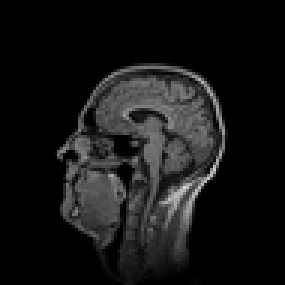
#> input picture tp2-en/traitement-images/ressources-tp2/06-coupe-irm-affichage.png, 95 x 95 px, shrunk from 256 x 256 before the run (shown 3 times larger)
$ python 06_case_comparison.py
#> lines starting #> are read from the running program, lines starting #| are printed output that depends on the picture
### tp2-en/traitement-images/tp2/tp2_support.py
from pathlib import Path

import matplotlib.pyplot as plt
import numpy as np
from PIL import Image


SCRIPT_DIR = Path(__file__).resolve().parent
STUDENT_ROOT = SCRIPT_DIR.parent
RESOURCE_DIR = STUDENT_ROOT / f"ressources-{SCRIPT_DIR.name}"
if not RESOURCE_DIR.exists():
    RESOURCE_DIR = STUDENT_ROOT / "ressources"
RESULTS_DIR = SCRIPT_DIR / "resultats"


def load_gray(filename):
    """Load a teaching image as grayscale values in [0, 1]."""
#> called with filename = '06-coupe-irm-affichage.png'
    path = RESOURCE_DIR / filename
    if not path.exists():
        raise FileNotFoundError(f"Missing image resource: {path}")
    with Image.open(path) as source:
#> source is the input picture: PIL image 95x95 L; min 0, max 213, mean 21.6
        image = np.asarray(source.convert("L"), dtype=np.float32) / 255.0
    return image


def histogram_data(image, bins=64):
    """Compute bin proportions, centers, and cumulative proportions."""
    counts, edges = np.histogram(image.ravel(), bins=bins, range=(0.0, 1.0))
    probability = counts / counts.sum()
    centers = (edges[:-1] + edges[1:]) / 2
    return probability, centers, np.cumsum(probability)


def add_histogram(axis, image, bins=64, label=None, color=None):
    probability, centers, _ = histogram_data(image, bins=bins)
    axis.step(centers, probability, where="mid", label=label, color=color)
    axis.set(xlim=(0, 1), xlabel="Gray level", ylabel="Fraction of pixels")
    axis.grid(alpha=0.2)


# [21 lines left out: functions add_cumulative_distribution, plot_histogram_data, plot_cumulative_data, not called in this run]


def compare_images_and_histograms(cases, title, filename, bins=64):
    """Display images and histograms on shared scales."""
    fig, axes = plt.subplots(2, len(cases), figsize=(3.4 * len(cases), 6))
    for column, (label, image) in enumerate(cases):
        axes[0, column].imshow(image, cmap="gray", vmin=0, vmax=1)
        axes[0, column].set_title(label)
        axes[0, column].axis("off")
        add_histogram(axes[1, column], image, bins=bins)
        axes[1, column].set_title("Histogram")
    ymax = max(axis.get_ylim()[1] for axis in axes[1])
    for axis in axes[1]:
        axis.set_ylim(0, ymax)
    fig.suptitle(title, fontsize=15)
    fig.tight_layout()
    save_figure(fig, filename)


def save_figure(fig, filename):
    RESULTS_DIR.mkdir(parents=True, exist_ok=True)
    path = RESULTS_DIR / filename
    fig.savefig(path, dpi=160, bbox_inches="tight")
    print(f"Saved figure: {path}")
    plt.show()


def print_stats(label, image):
    q1, q99 = np.percentile(image, [1, 99])
    print(
        f"{label:24s} mean={image.mean():.3f}  std={image.std():.3f}  "
        f"q99-q1={q99-q1:.3f}  [q1={q1:.3f}, q99={q99:.3f}]"
    )


# [23 lines left out: functions load_rgb, compare_rgb_cases, not called in this run]

### tp2-en/traitement-images/tp2/points_transforms.py
"""Compare point intensity transforms."""

import matplotlib.pyplot as plt
import numpy as np

from tp2_support import compare_images_and_histograms, load_gray, print_stats


# Change only these settings for the first comparison.
GAMMAS = (0.55, 1.7)
AFFINE_SETTINGS = ((1.4, 0.0), (1.0, 0.08))
LOG_PARAMETERS = (3.0, 12.0)
PERCENTILES = (1, 99)


def gamma_transform(image, gamma):
    # TODO: apply gamma to each image intensity
    return image**gamma


def affine_transform(image, gain, offset):
    # TODO: apply gain and offset, then clip to [0, 1]
#> called with gain = 1.2, offset = 0.3
    return np.clip(gain * image + offset , 0 , 1)
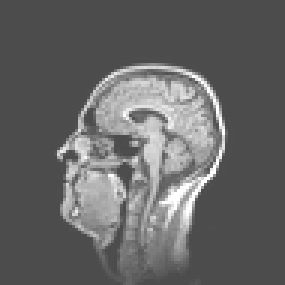
#> returned value: shape (95, 95) float32 (shown 3 times larger); min 0.3, max 1, mean 0.401


# [8 lines left out: function logarithmic_transform, not called in this run]


def percentile_stretch(image, percentiles): #Like the autostretch in image J
    low, high = np.percentile(image, percentiles)
#> low = 0; high = 0.341
    if high <= low:
        return image.copy()
    # TODO: normalize between low and high, then clip to [0, 1]
    else :

        return np.clip((image - low)/(high - low),
                       0 ,
                       1)
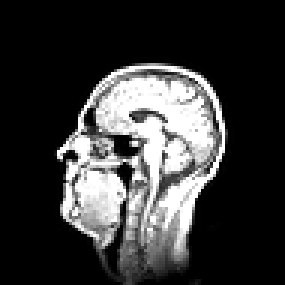
#> returned value: shape (95, 95) float32 (shown 3 times larger); min 0, max 1, mean 0.223

# [45 lines that do not run on import are left out]

### tp2-en/traitement-images/tp2/06_case_comparison.py
"""Choose and compare two transforms for a given case."""
import numpy as np
from skimage import exposure
from tp2_support import load_gray, compare_images_and_histograms, print_stats
from points_transforms import gamma_transform , affine_transform , logarithmic_transform   , percentile_stretch

# Choose one file, then study the other if time allows.
IMAGE_FILE = "06-coupe-irm-affichage.png"
# IMAGE_FILE = "04-maison-ecretee.png"
LABEL_A = "A: gain = 1.2 , offset = 0.3"
LABEL_B = "B: stretch 10,90 percentiles"


def transform_a(image):
    # TODO : reuse a studied transform and choose its parameters
    return affine_transform(image , 1.2 , 0.3)


def transform_b(image):
    # TODO : apply another transform for a meaningful comparison
    return percentile_stretch(image , [10,90])


original = load_gray(IMAGE_FILE)
result_a = transform_a(original)
result_b = transform_b(original)
for result in (result_a, result_b):
    assert result.shape == original.shape, "Keep the original image shape"
    assert np.isfinite(result).all(), "The result contains a nonfinite value"
    assert result.min() >= 0 and result.max() <= 1, "Keep values within [0, 1]"
#> this loop made 2 passes
cases = [("Input", original), (LABEL_A, result_a), (LABEL_B, result_b)]
if IMAGE_FILE == "04-maison-ecretee.png":
    cases.append(("Reference before clipping", load_gray("03-maison-reference.png")))
compare_images_and_histograms(cases, "Compare methods for a stated observation goal", f"06-{IMAGE_FILE}")
#> the loop in compare_images_and_histograms, `for column, (label, image) in enumerate(cases):` made 3 passes
#> label on passes 1 to 3: 'Input', 'A: gain = 1.2 , offset = 0.3', 'B: stretch 10,90 percentiles'
#> in compare_images_and_histograms, `ymax = max(axis.get_ylim()[1] for axis in axes[1])`: ymax = 0.71
#> the loop in compare_images_and_histograms, `for axis in axes[1]:` made 3 passes
#> in save_figure, `fig.savefig(path, dpi=160, bbox_inches="tight")`:
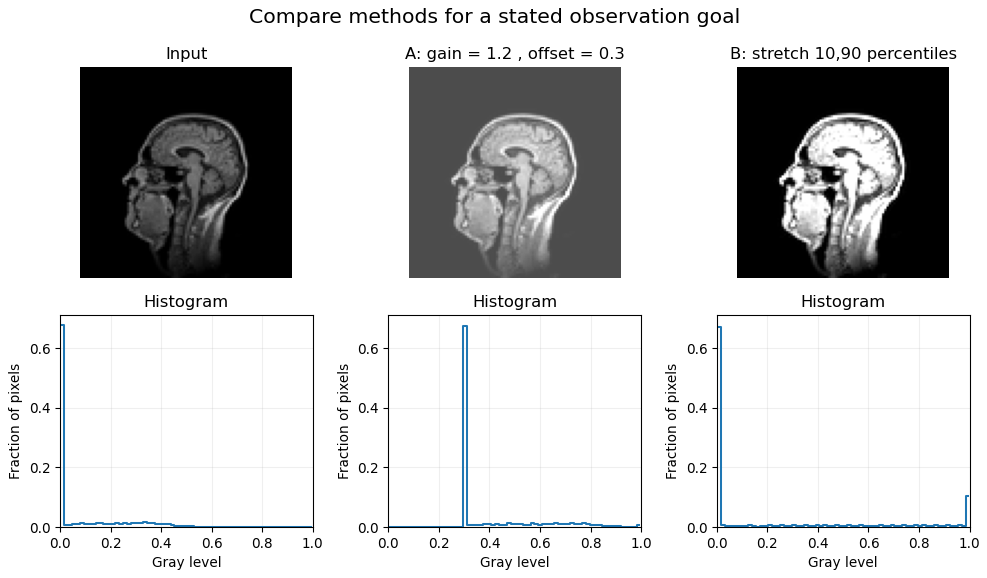
#> figure drawn by matplotlib, 6 panels; panel 4: curve peaks at x = 0.00781, y = 0.677; panel 5: curve peaks at x = 0.305, y = 0.674; panel 6: curve peaks at x = 0.00781, y = 0.669
for label, result in cases:
    print_stats(label, result)
#> this loop made 3 passes
#> (label, q1 in print_stats, q99 in print_stats) on passes 1 to 3: ('Input', 0, 0.525), ('A: gain = 1.2 , offset = 0.3', 0.3, 0.931), ('B: stretch 10,90 percentiles', 0, 1)
#| Input                    mean=0.085  std=0.146  q99-q1=0.525  [q1=0.000, q99=0.525]
#| A: gain = 1.2 , offset = 0.3 mean=0.401  std=0.173  q99-q1=0.631  [q1=0.300, q99=0.931]
#| B: stretch 10,90 percentiles mean=0.223  std=0.367  q99-q1=1.000  [q1=0.000, q99=1.000]

$ run again, with tp2-en/traitement-images/ressources-tp2/05-image-bruitee.jpg saved as tp2-en/traitement-images/ressources-tp2/06-coupe-irm-affichage.png
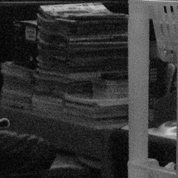
#> input picture tp2-en/traitement-images/ressources-tp2/05-image-bruitee.jpg, 178 x 178 px, shrunk from 480 x 480 before the run
#> in load_gray, source is the input picture: PIL image 178x178 L; min 0, max 206, mean 50.5
#> in affine_transform, `return np.clip(gain * image + offset , 0 , 1)`:
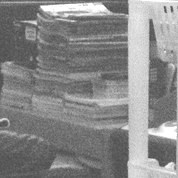
#> returned value: shape (178, 178) float32; min 0.3, max 1, mean 0.536
#> low = 0.0549; high = 0.435
#> in percentile_stretch, `return np.clip((image - low)/(high - low), 0 , 1)`:
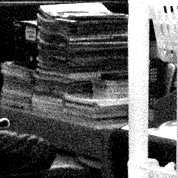
#> returned value: shape (178, 178) float32; min 0, max 1, mean 0.364
#> the loop `for result in (result_a, result_b):` made 2 passes
#> the loop in compare_images_and_histograms, `for column, (label, image) in enumerate(cases):` made 3 passes
#> label on passes 1 to 3: 'Input', 'A: gain = 1.2 , offset = 0.3', 'B: stretch 10,90 percentiles'
#> ymax = 0.133
#> the loop in compare_images_and_histograms, `for axis in axes[1]:` made 3 passes
#> the loop `for label, result in cases:` made 3 passes
#> (label, q1 in print_stats, q99 in print_stats) on passes 1 to 3: ('Input', 0.0275, 0.631), ('A: gain = 1.2 , offset = 0.3', 0.333, 1), ('B: stretch 10,90 percentiles', 0, 1)
#> (printed output is left out)
